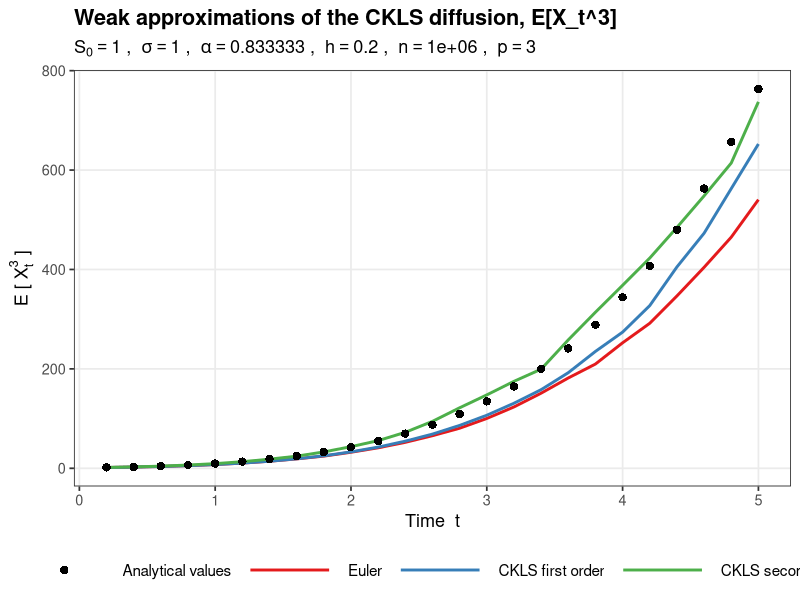
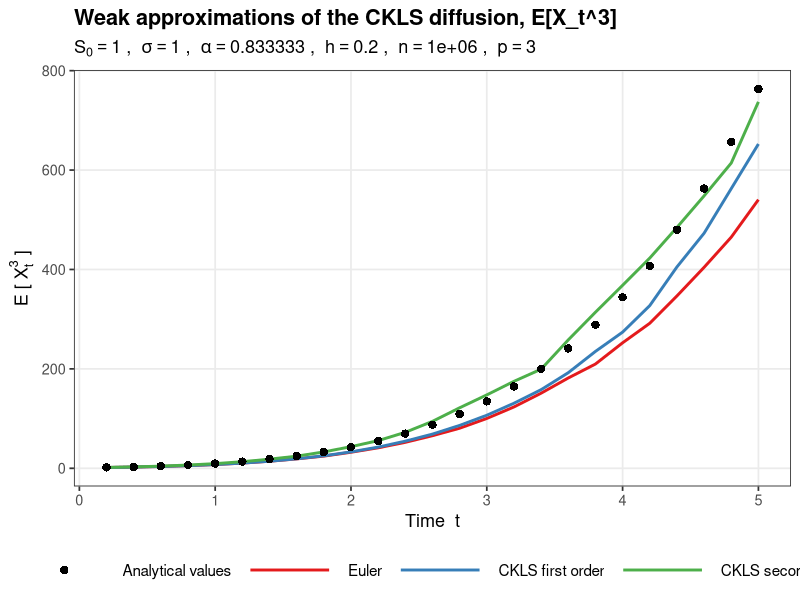

These charts were generated, in order, by the following R code:
library(ggplot2)
set.seed(42)

moment_order <- 3        # p in E[X_t^p]; exact coefficients available for p = 2, 3, 7
S0    <- 1               # initial value
sigma <- 1               # volatility
alpha <- 5/6             # elasticity; the second-order formulas below are derived for 5/6 only
switch_const  <- 2       # near-zero scheme is used when S < switch_const * sigma^6 * h^3
T_max <- 5               # time horizon

eval_times <- seq(0.2, T_max, by = 0.2)   # times at which E[X_t^p] is estimated
n_eval     <- length(eval_times)

h       <- 0.2           # time step
n_paths <- 1000000       # number of Monte Carlo trajectories

path_cap <- 1e12         # trajectories are capped here to avoid overflow


# Exact moments E[X_t^p] = sum (c/d) * (sigma^2 t)^a * x0^b, one row c(a, b, c, d) per term
moment_coeffs <- list(
  "2" = list(
    c(0,    2,       1,         1),
    c(1,  5/3,       1,         1),
    c(2,  4/3,       5,        18),
    c(3,    1,       5,       243)
  ),
  "3" = list(
    c(0,    3,       1,         1),
    c(1,  8/3,       3,         1),
    c(2,  7/3,      10,         3),
    c(3,    2,     140,        81),
    c(4,  5/3,      35,        81),
    c(5,  4/3,      35,       729),
    c(6,    1,      35,     19683)
  ),
  "7" = list(
    c(0,    7,              1,              1),
    c(1, 20/3,             21,              1),
    c(2, 19/3,            595,              3),
    c(3,    6,          90440,             81),
    c(4, 17/3,         113050,             27),
    c(5, 16/3,        2690590,            243),
    c(6,    5,      139910680,           6561),
    c(7, 14/3,      199872400,           6561),
    c(8, 13/3,     1923771850,          59049),
    c(9,    4,   125045170250,        4782969),
    c(10,11/3,    25009034050,        1594323),
    c(11,10/3,   100036136200,       14348907),
    c(12,   3,   875316191750,      387420489),
    c(13, 8/3,    67332014750,      129140163),
    c(14, 7/3,    96188592500,     1162261467),
    c(15,   2,   269328059000,    31381059609),
    c(16, 5/3,    33666007375,    62762119218),
    c(17, 4/3,     9901766875,   564859072962),
    c(18,   1,     9901766875, 45753584909922)
  )
)

# Exact E[X_t^p] on a vector of times
analytical_moment <- function(p, x0, t_vals) {
  key    <- as.character(p)
  w      <- sigma^2 * t_vals
  table  <- moment_coeffs[[key]]
  result <- rep(0, length(t_vals))
  for (row in table) {
    result <- result + (row[3]/row[4]) * w^row[1] * x0^row[2]
  }
  result
}

# Two-point variable with given mean and variance (first-order scheme)
sample_two_point <- function(m1, variance) {
  sd_val <- sqrt(pmax(variance, 0))
  ifelse(runif(length(m1)) < 0.5, m1 - sd_val, m1 + sd_val)
}

# Three-point variable on {0, z1, z2} matching moments m1..m4 (second-order scheme)
sample_three_point <- function(m1, m2, m3, m4) {
  n   <- length(m1)
  eps <- 1e-12
  
  denom <- m1*m3 - m2^2
  valid <- abs(denom) > eps
  
  s    <- ifelse(valid, (m1*m4 - m2*m3)/denom, m1)
  q    <- ifelse(valid, (m2*m4 - m3^2)/denom,  m1^2)
  disc <- pmax(s^2 - 4*q, 0)
  
  z1 <- (s - sqrt(disc))/2
  z2 <- (s + sqrt(disc))/2
  
  dz  <- pmax(abs(z2 - z1), eps)
  sz1 <- ifelse(abs(z1) > eps, z1, sign(z1 - eps/2)*eps)
  sz2 <- ifelse(abs(z2) > eps, z2, eps)
  
  p1 <- ifelse(valid, (m1*z2 - m2)/(sz1*dz), 0)
  p2 <- ifelse(valid, (m2 - m1*z1)/(sz2*dz), 0)
  p0 <- 1 - p1 - p2
  
  p1  <- pmax(0, pmin(1, p1))
  p2  <- pmax(0, pmin(1, p2))
  p0  <- pmax(0, 1 - p1 - p2)
  tot <- p0 + p1 + p2
  p0  <- p0/tot; p1 <- p1/tot; p2 <- p2/tot
  
  u <- runif(n)
  ifelse(!valid, 0,
         ifelse(u <= p0, 0,
                ifelse(u <= p0 + p1, z1, z2)))
}


# Euler-Maruyama step, reflected at zero
euler_step <- function(S, h) {
  dW <- rnorm(length(S), 0, sqrt(h))
  S_new <- S + sigma*pmax(S,0)^alpha*dW
  pmin(pmax(S_new, 0), path_cap)
}

# Step based on raw moments, used when S is close to zero
ckls_step_near_zero <- function(x, h, order) {
  eps   <- 1e-10
  x_pos <- pmax(x, eps)
  
  if (order == 1) {
    m1   <- x_pos
    m2   <- x_pos^2 + h*sigma^2*x_pos^(2*alpha)
    draw <- sample_two_point(m1, m2 - m1^2)
  } else {
    m1 <- x_pos
    m2 <- (5/18)*h^2*sigma^4*x_pos^(4/3) +
      h*sigma^2*x_pos^(5/3) + x_pos^2
    m3 <- (10/3)*h^2*sigma^4*x_pos^(7/3) +
      3*h*sigma^2*x_pos^(8/3) + x_pos^3
    m4 <- (44/3)*h^2*sigma^4*x_pos^(10/3) +
      6*h*sigma^2*x_pos^(11/3) + x_pos^4
    draw <- sample_three_point(m1, m2, m3, m4)
  }
  
  pmax(ifelse(x < eps, x, draw), 0)
}

# Step based on central moments of S_h - x, used away from zero
ckls_step_regular <- function(x, h, order) {
  x_pos <- pmax(x, 1e-10)
  
  if (order == 1) {
    m2   <- sigma^2*x_pos^(2*alpha)*h
    draw <- sample_two_point(rep(0, length(x)), m2)
  } else {
    m1 <- rep(0, length(x))
    m2 <- (5/18)*h^2*sigma^4*x_pos^(4/3) + h*sigma^2*x_pos^(5/3)
    m3 <- (5/2)*h^2*sigma^4*x_pos^(7/3)
    m4 <- 3*h^2*sigma^4*x_pos^(10/3) + (25/4)*h^3*sigma^6*x_pos^2
    draw <- sample_three_point(m1, m2, m3, m4)
  }
  
  pmax(x_pos + draw, 0)
}

# One CKLS step: picks the near-zero or regular scheme by the threshold
ckls_step <- function(S, h, order) {
  threshold <- switch_const * sigma^6 * h^3
  near_zero <- S < threshold
  
  S_new <- ifelse(near_zero,
                  ckls_step_near_zero(S, h, order),
                  ckls_step_regular(S, h, order))
  S_new <- pmax(S_new, 0)
  pmin(S_new, path_cap)
}

ckls_first_order_step <- function(S, h) ckls_step(S, h, order = 1)
ckls_second_order_step <- function(S, h) ckls_step(S, h, order = 2)


# Simulates n_traj trajectories and returns the empirical E[X_t^p] on eval_times
simulate_moment <- function(n_traj, h, step_fn) {
  n_steps <- round(T_max / h)
  h_adj   <- T_max / n_steps
  S       <- rep(S0, n_traj)
  moment  <- rep(NA_real_, n_eval)
  eval_idx    <- 1L
  
  for (i in seq_len(n_steps)) {
    S <- step_fn(S, h_adj)
    
    bad <- !is.finite(S)
    if (any(bad)) S[bad] <- 0
    
    t_now <- i * h_adj
    if (eval_idx <= n_eval &&
        abs(t_now - eval_times[eval_idx]) < h_adj*0.5 + 1e-10) {
      moment[eval_idx] <- mean(S^moment_order)
      eval_idx <- eval_idx + 1L
    }
  }
  moment
}

# Same, in chunks of 1e5 trajectories to limit memory
simulate_moment_chunked <- function(n_traj, h, step_fn, chunk = 1e5) {
  if (n_traj <= chunk) return(simulate_moment(n_traj, h, step_fn))
  
  n_chunks <- ceiling(n_traj / chunk)
  acc      <- matrix(0, nrow = n_eval, ncol = n_chunks)
  sizes    <- integer(n_chunks)
  for (k in seq_len(n_chunks)) {
    this_n   <- min(chunk, n_traj - (k-1)*chunk)
    sizes[k] <- this_n
    acc[, k] <- simulate_moment(this_n, h, step_fn)
  }
  as.numeric(acc %*% sizes / sum(sizes))
}


message("Euler (pure diffusion) ...")
t0 <- proc.time()
mom_euler <- simulate_moment_chunked(n_paths, h, euler_step)
message(sprintf("  %.1f s", (proc.time()-t0)[3]))

message("CKLS 1st order (pure diffusion) ...")
t0 <- proc.time()
mom_first <- simulate_moment_chunked(n_paths, h, ckls_first_order_step)
message(sprintf("  %.1f s", (proc.time()-t0)[3]))

message("CKLS 2nd order (pure diffusion) ...")
t0 <- proc.time()
mom_second <- simulate_moment_chunked(n_paths, h, ckls_second_order_step)
message(sprintf("  %.1f s", (proc.time()-t0)[3]))

mom_exact <- analytical_moment(moment_order, S0, eval_times)

# Root mean square error against the exact values
rmse <- function(e, r) sqrt(mean((e-r)^2, na.rm=TRUE))

results <- data.frame(
  T            = eval_times,
  Analytical   = round(mom_exact,  2),
  Euler        = round(mom_euler, 2),
  CKLS_1st_ord = round(mom_first, 2),
  CKLS_2nd_ord = round(mom_second, 2)
)

cat("\n=== Moment E[X^", moment_order, "_t] ===\n", sep="")
print(results, row.names = FALSE)

cat("\nRMSE vs analytical true values:\n")
cat(sprintf("  Euler             : %.4e\n", rmse(mom_euler, mom_exact)))
cat(sprintf("  CKLS first order  : %.4e\n", rmse(mom_first, mom_exact)))
cat(sprintf("  CKLS second order : %.4e\n", rmse(mom_second, mom_exact)))


moment_label <- switch(as.character(moment_order),
                       "2" = expression(E~"["~X[t]^2~"]"),
                       "3" = expression(E~"["~X[t]^3~"]"),
                       "7" = expression(E~"["~X[t]^7~"]"),
                       expression(E~"["~X[t]^p~"]"))

method_labels <- c("Analytical values", "Euler",
                   "CKLS first order", "CKLS second order")

df <- data.frame(
  T      = rep(eval_times, 4),
  Value  = c(mom_exact, mom_euler, mom_first, mom_second),
  Method = factor(rep(method_labels, each = n_eval),
                  levels = method_labels)
)

pal <- c("Analytical values" = "#000000",
         "Euler"              = "#E41A1C",
         "CKLS first order"     = "#377EB8",
         "CKLS second order"     = "#4DAF4A")

override_lt <- setNames(c(0, 1, 1, 1), method_labels)
override_sh <- setNames(c(16, NA, NA, NA), method_labels)

p <- ggplot(df, aes(x = T, y = Value, colour = Method)) +
  geom_line(data  = subset(df, Method != "Analytical values"),
            linewidth = 1.0) +
  geom_point(data = subset(df, Method == "Analytical values"),
             size = 2.5, shape = 16) +
  scale_colour_manual(name = NULL, values = pal, breaks = method_labels) +
  guides(colour = guide_legend(
    override.aes = list(
      linetype = override_lt[method_labels],
      shape    = override_sh[method_labels]
    )
  )) +
  labs(title    = sprintf("Weak approximations of the CKLS diffusion, E[X_t^%d]", moment_order),
       subtitle = bquote(S[0]==.(S0) ~","~~ sigma==.(sigma) ~","~~
                           alpha==.(format(alpha, digits=6)) ~","~~
                           h==.(h) ~","~~ n==.(n_paths) ~","~~
                           p==.(moment_order)),
       x        = "Time  t",
       y        = moment_label) +
  theme_bw(base_size = 13) +
  theme(legend.position  = "bottom",
        legend.key.width = unit(2.5, "cm"),
        legend.text      = element_text(size = 11),
        plot.title       = element_text(face = "bold"),
        panel.grid.minor = element_blank())

print(p)

dir.create("figures", showWarnings = FALSE)
out_file <- sprintf("figures/comparison_p%d_n%s.png", moment_order, format(n_paths, scientific = FALSE))
ggsave(out_file, p, width = 9, height = 6, dpi = 150)
message("Saved ", out_file)
